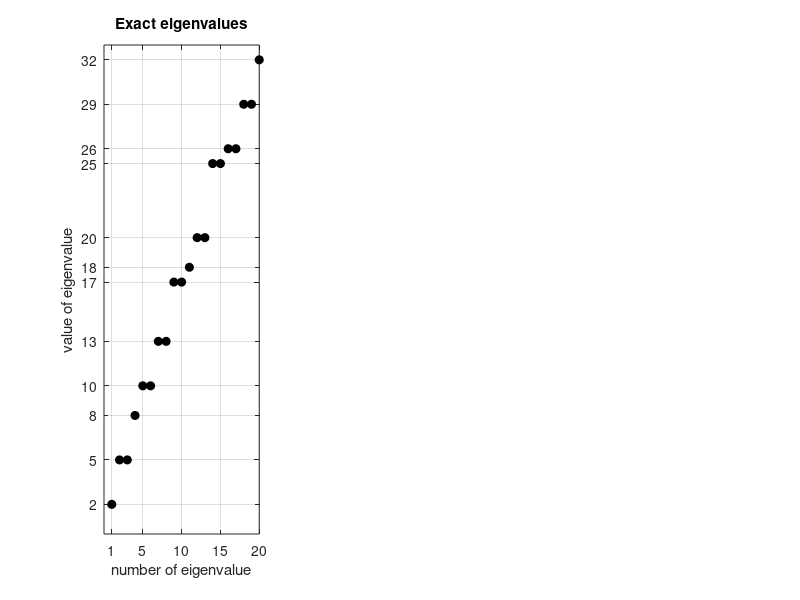

This figure's MATLAB source: (Note: this script raises an error after producing the figure.)
close all
clc

exact = [ 2 5 5 8 10 10 13 13 17 17 18 20 20 25 25 26 26 29 29 32 ];

subplot(1,3,1)
plot(1:20,exact,'ok','markerface','k')
grid on
set(gca,'xtick',[1 5:5:20],'ytick',unique(exact))
axis([0 20 0 33])
xlabel('number of eigenvalue')
ylabel('value of eigenvalue')
title('Exact eigenvalues')


load 'eigenvalues_N20.mat'

subplot(1,3,2)
plot(1:20,E(1:20),'ok','markerface','k')
grid on
set(gca,'xtick',[1 5:5:20],'ytick',unique(exact))
axis([0 20 0 33])
xlabel('number of eigenvalue')
ylabel('value of eigenvalue')
title('Result for N=20, c=0.2')


load 'eigenvalues_N30.mat'

subplot(1,3,3)
plot(1:20,E(1:20),'ok','markerface','k')
grid on
set(gca,'xtick',[1 5:5:20],'ytick',unique(exact))
axis([0 20 0 33])
xlabel('number of eigenvalue')
ylabel('value of eigenvalue')
title('Result for N=30, c=0.2')